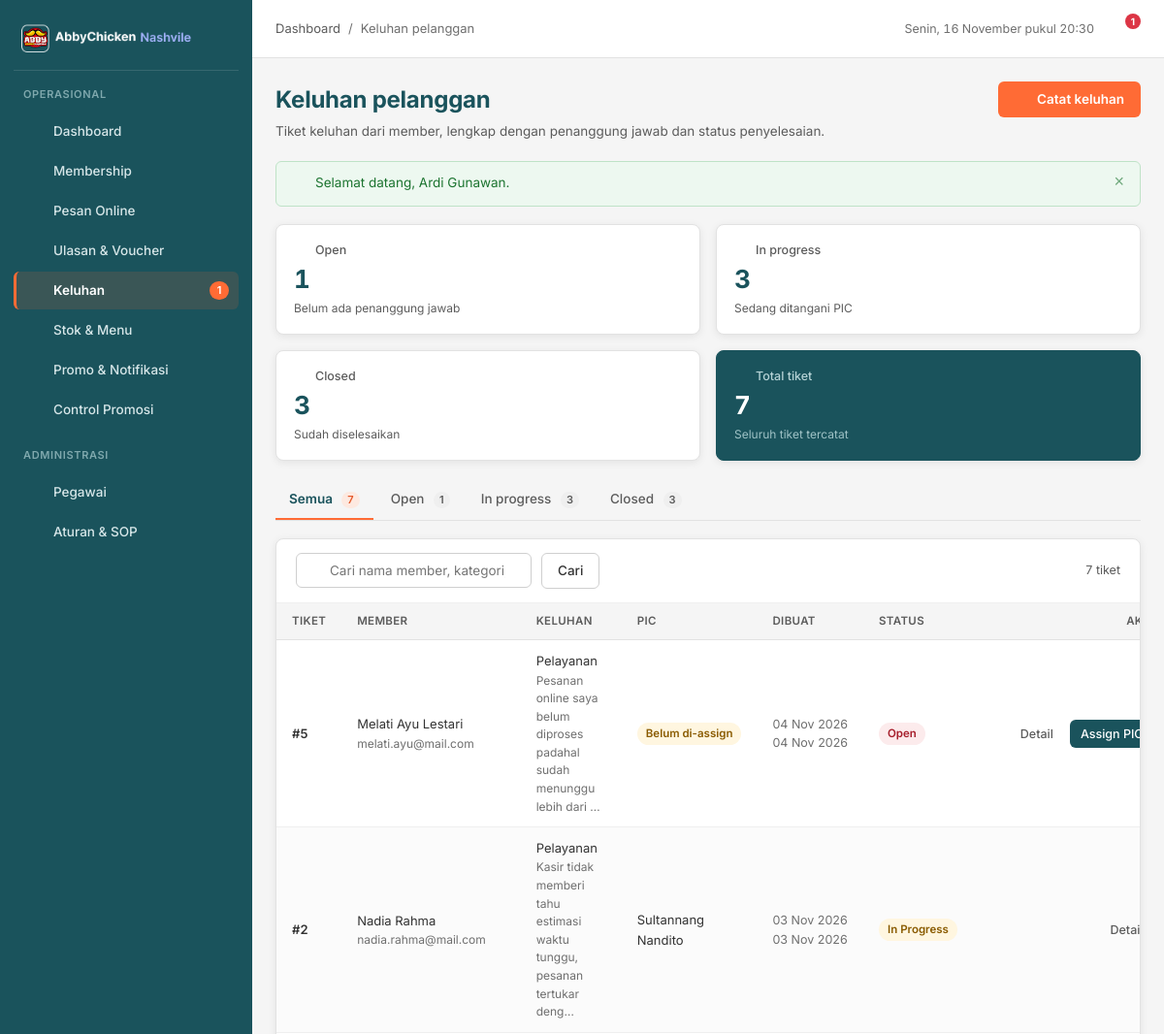
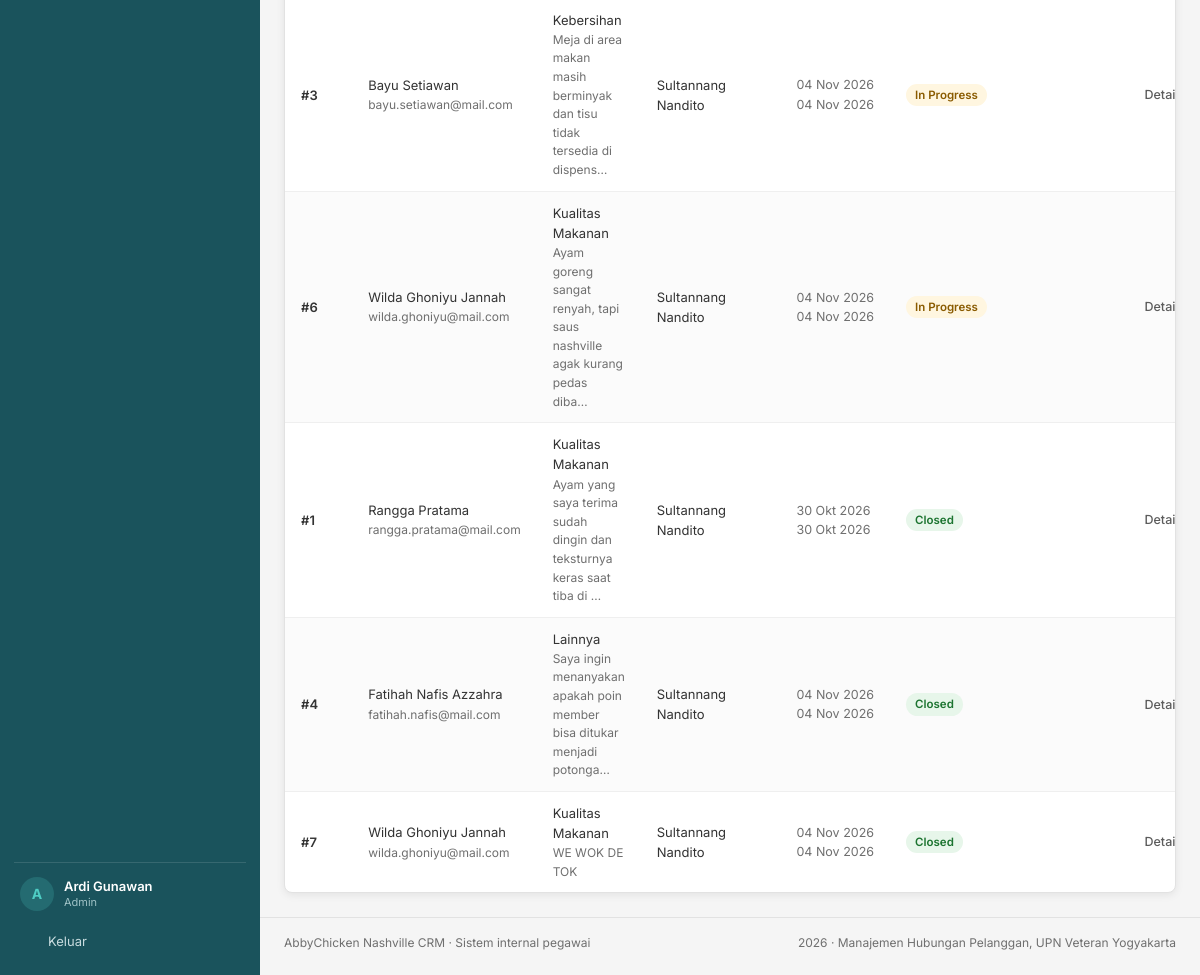
Screenshot of /pages/complaints/index.php (signed in) with the database file from the repository (2 pictures, top to bottom).
### tables this page shows
CREATE TABLE `tiket` (
  `tiket_id` int(11) NOT NULL AUTO_INCREMENT,
  `pegawai_id` int(11) DEFAULT NULL,
  `member_id` int(11) NOT NULL,
  `kategori_keluhan` enum('Kualitas Makanan','Pelayanan','Kebersihan','Lainnya') NOT NULL,
  `isi_keluhan` text NOT NULL,
  `status` enum('open','in_progress','closed') NOT NULL DEFAULT 'open',
  `created_at` timestamp NOT NULL DEFAULT current_timestamp(),
  `closed_at` timestamp NULL DEFAULT NULL,
  PRIMARY KEY (`tiket_id`),
  KEY `idx_tiket_status` (`status`),
  KEY `idx_tiket_pegawai` (`pegawai_id`),
  KEY `fk_tiket_member` (`member_id`),
  CONSTRAINT `fk_tiket_member` FOREIGN KEY (`member_id`) REFERENCES `member` (`member_id`) ON DELETE CASCADE,
  CONSTRAINT `fk_tiket_pegawai` FOREIGN KEY (`pegawai_id`) REFERENCES `pegawai` (`pegawai_id`) ON DELETE SET NULL
);

CREATE TABLE `member` (
  `member_id` int(11) NOT NULL AUTO_INCREMENT,
  `email` varchar(100) NOT NULL,
  `password` varchar(255) NOT NULL DEFAULT '123456',
  `no_telp` varchar(15) NOT NULL,
  `tgl_join` date NOT NULL,
  `name` varchar(100) NOT NULL,
  `total_poin` int(11) NOT NULL DEFAULT 0,
  `member_status` enum('aktif','nonaktif') NOT NULL DEFAULT 'aktif',
  PRIMARY KEY (`member_id`),
  UNIQUE KEY `uq_member_email` (`email`),
  KEY `idx_member_nama` (`name`),
  KEY `idx_member_status` (`member_status`)
);

CREATE TABLE `pegawai` (
  `pegawai_id` int(11) NOT NULL AUTO_INCREMENT,
  `email` varchar(100) NOT NULL,
  `password` varchar(255) NOT NULL,
  `nama` varchar(100) NOT NULL,
  `role` enum('Admin','Kasir','PIC Keluhan','Pimpinan') NOT NULL,
  `alamat` text DEFAULT NULL,
  `no_telp` varchar(15) DEFAULT NULL,
  `created_at` timestamp NOT NULL DEFAULT current_timestamp(),
  PRIMARY KEY (`pegawai_id`),
  UNIQUE KEY `uq_pegawai_email` (`email`),
  KEY `idx_pegawai_role` (`role`)
);

### pages/complaints/index.php (the view, shortened to what this page needs)
<?php
require_once __DIR__ . '/../../config/database.php';
$role = $_SESSION['role'];
$pegawai_id = (int) $_SESSION['pegawai_id'];
$status = $_GET['status'] ?? 'semua';
$cari = trim($_GET['q'] ?? '');
$sql = "SELECT t.*, m.name AS nama_member, m.email, pg.nama AS nama_pic
    FROM tiket t
    JOIN member m ON m.member_id = t.member_id
    LEFT JOIN pegawai pg ON pg.pegawai_id = t.pegawai_id
    WHERE 1=1";
$sql .= " ORDER BY FIELD(t.status, 'open', 'in_progress', 'closed'), t.created_at ASC";
$stmt = mysqli_prepare($conn, $sql);
mysqli_stmt_execute($stmt);
$tiket_list = mysqli_stmt_get_result($stmt);
$where_hitung = $role === 'PIC Keluhan' ? 'WHERE pegawai_id = ' . $pegawai_id : '';
$hitung = mysqli_fetch_assoc(mysqli_query($conn, "SELECT
    SUM(status = 'open') AS open,
    SUM(status = 'in_progress') AS in_progress,
    SUM(status = 'closed') AS closed,
    COUNT(*) AS total FROM tiket $where_hitung"));
$pic_list = [];
$q = mysqli_query($conn, "SELECT pegawai_id, nama FROM pegawai WHERE role = 'PIC Keluhan' ORDER BY nama");
while ($r = mysqli_fetch_assoc($q)) {
    $pic_list[] = $r;
}
$page_actions  = '<a class="btn btn--primary" href="' . e(base_url('pages/complaints/tambah.php')) . '">' . icon('plus', 16) . ' Catat keluhan</a>';
require_once __DIR__ . '/../../includes/header.php';
?>
<section class="kpi-grid">
  <article class="kpi">
    <p class="kpi__label"><?= icon('complaint', 15) ?> Open</p>
    <p class="kpi__value"><?= (int) $hitung['open'] ?></p>
    <p class="kpi__meta">Belum ada penanggung jawab</p>
  </article>
  <article class="kpi">
    <p class="kpi__label"><?= icon('clock', 15) ?> In progress</p>
    <p class="kpi__value"><?= (int) $hitung['in_progress'] ?></p>
    <p class="kpi__meta">Sedang ditangani PIC</p>
  </article>
  <article class="kpi">
    <p class="kpi__label"><?= icon('check', 15) ?> Closed</p>
    <p class="kpi__value"><?= (int) $hitung['closed'] ?></p>
    <p class="kpi__meta">Sudah diselesaikan</p>
  </article>
  <article class="kpi kpi--accent">
    <p class="kpi__label"><?= icon('chart', 15) ?> Total tiket</p>
    <p class="kpi__value"><?= (int) $hitung['total'] ?></p>
    <p class="kpi__meta"><?= $role === 'PIC Keluhan' ? 'Di-assign kepada Anda' : 'Seluruh tiket tercatat' ?></p>
  </article>
</section>
<nav class="tabs" aria-label="Filter status tiket">
  <?php
  $tab_list = [
      'semua'       => ['Semua', (int) $hitung['total']],
      'open'        => ['Open', (int) $hitung['open']],
      'in_progress' => ['In progress', (int) $hitung['in_progress']],
      'closed'      => ['Closed', (int) $hitung['closed']],
  ];
  foreach ($tab_list as $key => [$label, $jumlah]):
  ?>
    <a class="tab<?= $status === $key ? ' is-active' : '' ?>"
       href="?status=<?= e($key) ?><?= $cari !== '' ? '&q=' . urlencode($cari) : '' ?>">
      <?= e($label) ?> <span class="tab__count"><?= $jumlah ?></span>
    </a>
  <?php endforeach; ?>
</nav>
<article class="card">
  <form class="toolbar" method="get" action="">
    <div class="search">
      <input class="input" type="search" id="q" name="q" value="<?= e($cari) ?>" placeholder="Cari nama member, kategori, atau nomor tiket">
    </div>
    <button class="btn btn--secondary" type="submit">Cari</button>
    <div class="toolbar__right">
      <span class="text-small text-muted"><?= mysqli_num_rows($tiket_list) ?> tiket</span>
    </div>
  </form>
  <div class="table-wrap">
    <?php if (mysqli_num_rows($tiket_list) === 0): ?>
      <div class="empty">
        <div class="empty__icon"><?= icon('complaint', 20) ?></div>
        <h3>Tidak ada tiket pada filter ini</h3>
        <p><?= $cari !== '' ? 'Tidak ada tiket yang cocok dengan "' . e($cari) . '".' : ($role === 'PIC Keluhan' ? 'Belum ada tiket yang di-assign kepada Anda. Admin akan meng-assign tiket keluhan baru.' : 'Belum ada keluhan tercatat. Tiket baru dari member akan tampil di sini.') ?></p>
        <?php if ($cari === '' && $role === 'Admin'): ?>
          <a class="btn btn--primary" href="<?= e(base_url('pages/complaints/tambah.php')) ?>">Catat keluhan</a>
        <?php endif; ?>
      </div>
    <?php else: ?>
      <table class="table">
        <thead>
          <tr>
            <th>Tiket</th>
            <th>Member</th>
            <th>Keluhan</th>
            <th>PIC</th>
            <th>Dibuat</th>
            <th>Status</th>
            <th class="col-actions">Aksi</th>
          </tr>
        </thead>
        <tbody>
          <?php while ($t = mysqli_fetch_assoc($tiket_list)): ?>
            <tr>
              <td class="strong nowrap">#<?= (int) $t['tiket_id'] ?></td>
              <td>
                <div class="cell-stack">
                  <span><?= e($t['nama_member']) ?></span>
                  <small><?= e($t['email']) ?></small>
                </div>
              </td>
              <td>
                <div class="cell-stack">
                  <span><?= e($t['kategori_keluhan']) ?></span>
                  <small><?= e(potong($t['isi_keluhan'], 70)) ?></small>
                </div>
              </td>
              <td>
                <?php if ($t['nama_pic']): ?>
                  <?= e($t['nama_pic']) ?>
                <?php else: ?>
                  <span class="badge badge--warning">Belum di-assign</span>
                <?php endif; ?>
              </td>
              <td class="muted nowrap">
                <?= e(tanggal_id($t['created_at'])) ?>
                <div class="text-small"><?= e(waktu_lalu($t['created_at'])) ?></div>
              </td>
              <td><?= badge_tiket($t['status']) ?></td>
              <td class="col-actions">
                <span class="btn-group">
                  <a class="btn btn--ghost btn--sm" href="<?= e(base_url('pages/complaints/detail.php?id=' . (int) $t['tiket_id'])) ?>"><?= icon('eye', 15) ?> Detail</a>
                  <?php if ($role === 'Admin' && $t['status'] === 'open' && !empty($pic_list)): ?>
                    <button class="btn btn--teal btn--sm" type="button"
                            data-modal-open="#modalAssign"
                            data-tiket-id="<?= (int) $t['tiket_id'] ?>"
                            data-tiket-member="<?= e($t['nama_member']) ?>">
                      Assign PIC
                    </button>
                  <?php endif; ?>
                </span>
              </td>
            </tr>
          <?php endwhile; ?>
        </tbody>
      </table>
    <?php endif; ?>
  </div>
</article>
<?php require_once __DIR__ . '/../../includes/footer.php'; ?>

### includes/functions.php (shortened to what this page needs)
<?php
function e($value)
{
    return htmlspecialchars((string) $value, ENT_QUOTES, 'UTF-8');
}
function tanggal_id($datetime, $dengan_jam = false)
{
    $bulan = [1 => 'Jan', 'Feb', 'Mar', 'Apr', 'Mei', 'Jun', 'Jul', 'Agu', 'Sep', 'Okt', 'Nov', 'Des'];
    $ts = strtotime($datetime);
    $teks = date('d', $ts) . ' ' . $bulan[(int) date('n', $ts)] . ' ' . date('Y', $ts);
    return $teks;
}
function waktu_lalu($datetime)
{
    $selisih = time() - strtotime($datetime);
    return tanggal_id($datetime);
}
function badge_tiket($status)
{
    $peta = [
        'open'        => ['Open', 'badge--danger'],
        'in_progress' => ['In Progress', 'badge--warning'],
        'closed'      => ['Closed', 'badge--success'],
    ];
    [$label, $kelas] = $peta[$status] ?? [ucfirst((string) $status), 'badge--neutral'];
    return '<span class="badge ' . $kelas . '">' . e($label) . '</span>';
}
function icon($nama, $ukuran = 18)
{
    $isi = $path[$nama] ?? $path['dashboard'];
    return '<svg class="icon" width="' . (int) $ukuran . '" height="' . (int) $ukuran . '" viewBox="0 0 24 24" fill="none" '
        . 'stroke="currentColor" stroke-width="1.6" stroke-linecap="round" stroke-linejoin="round" aria-hidden="true">'
        . $isi . '</svg>';
}
function potong($teks, $batas = 90)
{
    $teks = trim((string) $teks);
    if (mb_strlen($teks) <= $batas) {
        return $teks;
    }
    return mb_substr($teks, 0, $batas - 1) . '…';
}
function base_url($path = '')
{
    $root = rtrim(str_replace('\\', '/', dirname($_SERVER['SCRIPT_NAME'] ?? '/')), '/');
    if (preg_match('#^(.*?)/(?:pages|api)(?:/.*)?$#', $root, $m)) {
        $root = $m[1];
    }
    return $root . '/' . ltrim($path, '/');
}

### rows the page displays
tiket: tiket_id "5", member.name "Melati Ayu Lestari", member.email "melati.ayu@mail.com", kategori_keluhan "Pelayanan", isi_keluhan "Pesanan online saya belum diproses padahal sudah menunggu lebih dari …", shows "Belum di-assign", created_at "04 Nov 2026", label "Open", $ukuran 15 (drawn)
tiket: tiket_id "2", member.name "Nadia Rahma", member.email "nadia.rahma@mail.com", kategori_keluhan "Pelayanan", isi_keluhan "Kasir tidak memberi tahu estimasi waktu tunggu, pesanan tertukar deng…", pegawai.nama "Sultannang Nandito", created_at "03 Nov 2026", label "In Progress", $ukuran 15 (drawn)
tiket: tiket_id "3", member.name "Bayu Setiawan", member.email "bayu.setiawan@mail.com", kategori_keluhan "Kebersihan", isi_keluhan "Meja di area makan masih berminyak dan tisu tidak tersedia di dispens…", pegawai.nama "Sultannang Nandito", created_at "04 Nov 2026", label "In Progress", $ukuran 15 (drawn)
tiket: tiket_id "6", member.name "Wilda Ghoniyu Jannah", member.email "wilda.ghoniyu@mail.com", kategori_keluhan "Kualitas Makanan", isi_keluhan "Ayam goreng sangat renyah, tapi saus nashville agak kurang pedas diba…", pegawai.nama "Sultannang Nandito", created_at "04 Nov 2026", label "In Progress", $ukuran 15 (drawn)
tiket: tiket_id "1", member.name "Rangga Pratama", member.email "rangga.pratama@mail.com", kategori_keluhan "Kualitas Makanan", isi_keluhan "Ayam yang saya terima sudah dingin dan teksturnya keras saat tiba di …", pegawai.nama "Sultannang Nandito", created_at "30 Okt 2026", label "Closed", $ukuran 15 (drawn)
tiket: tiket_id "4", member.name "Fatihah Nafis Azzahra", member.email "fatihah.nafis@mail.com", kategori_keluhan "Lainnya", isi_keluhan "Saya ingin menanyakan apakah poin member bisa ditukar menjadi potonga…", pegawai.nama "Sultannang Nandito", created_at "04 Nov 2026", label "Closed", $ukuran 15 (drawn)
tiket: tiket_id "7", member.name "Wilda Ghoniyu Jannah", member.email "wilda.ghoniyu@mail.com", kategori_keluhan "Kualitas Makanan", isi_keluhan "WE WOK DE TOK", pegawai.nama "Sultannang Nandito", created_at "04 Nov 2026", label "Closed", $ukuran 15 (drawn)

### other values shown
$item['label'] "Dashboard"
$item['label'] "Membership"
$item['label'] "Pesan Online"
$item['label'] "Ulasan & Voucher"
$item['label'] "Keluhan"
$tiket_terbuka "1"
$item['label'] "Stok & Menu"
$item['label'] "Promo & Notifikasi"
$item['label'] "Control Promosi"
$item['label'] "Pegawai"
$item['label'] "Aturan & SOP"
mb_substr($nama_pegawai, 0, 1) "A"
$nama_pegawai "Ardi Gunawan"
$role_pegawai "Admin"
$page_title "Keluhan pelanggan"
